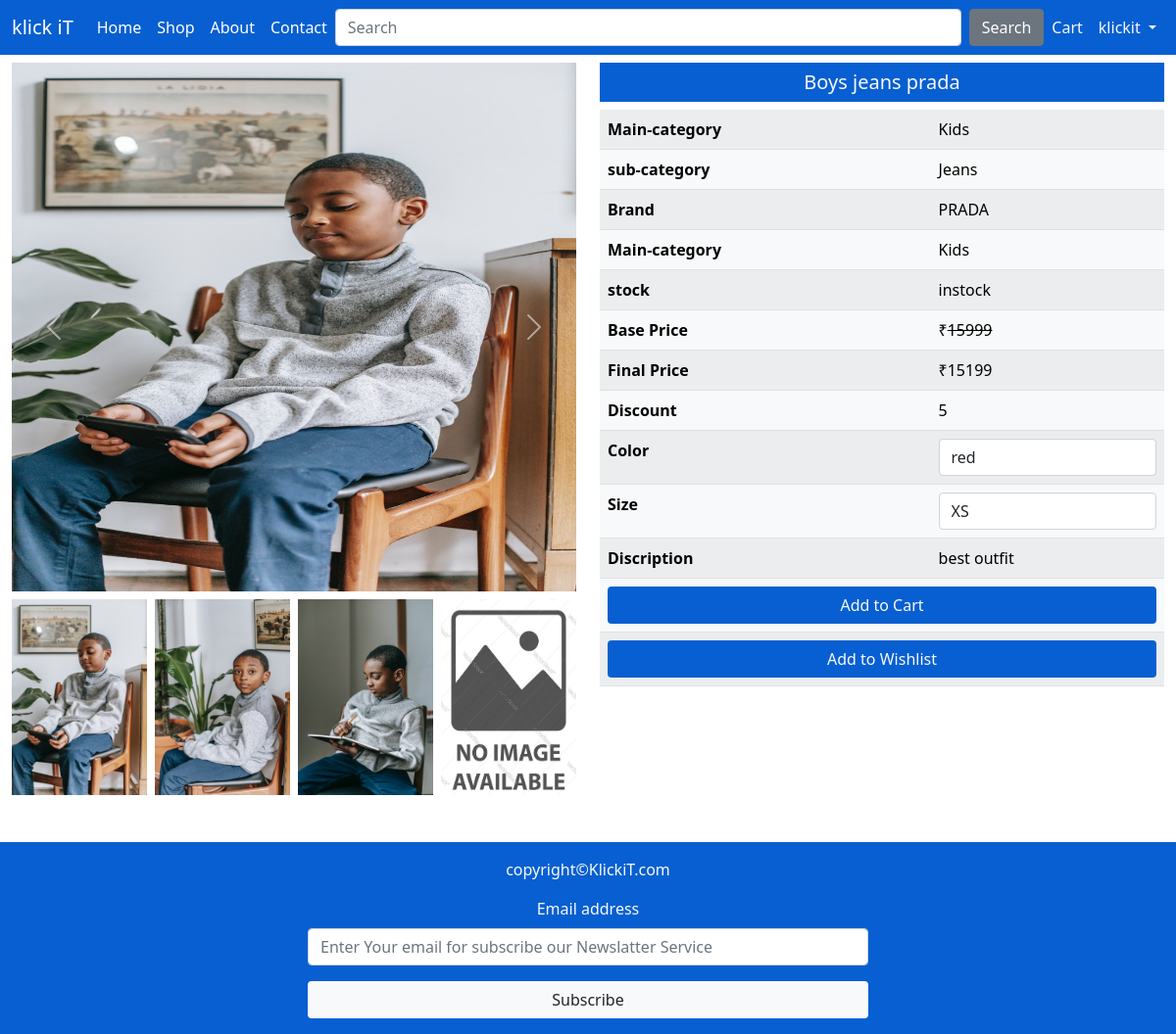
The page /single-product-page/9/ (signed in) on the database its author committed.
### mainapp/models.py (models this page shows, shortened)
class Product(models.Model):
    id = models.AutoField(primary_key=True)
    name =  models.CharField(max_length=20)
    maincategory = models.ForeignKey(Maincategory,on_delete=models.CASCADE)
    subcategory = models.ForeignKey(Subcategory, on_delete=models.CASCADE)
    brand = models.ForeignKey(Brand,on_delete=models.CASCADE)
    baseprice = models.IntegerField()
    discount = models.IntegerField()
    finalprice = models.IntegerField()
    size = models.CharField(max_length=10)
    color = models.CharField(max_length=100)
    description = models.TextField()
    stock =  models.CharField(max_length=20 , default="In stock")
    pic1 = models.ImageField("image1", default="noimage.jpg",null=True,blank=True)
    pic2 = models.ImageField("image2", default="noimage.jpg",null=True,blank=True)
    pic3 = models.ImageField("image3" ,default="noimage.jpg",null=True,blank=True)
    pic4 = models.ImageField("image4" ,  default="noimage.jpg",null=True,blank=True)

class Maincategory(models.Model):
    id = models.AutoField(primary_key=True)
    name = models.CharField(max_length=15)
    def __str__(self):
        return self.name

class Subcategory(models.Model):
    id = models.AutoField(primary_key=True)
    name =  models.CharField(max_length=20)
    def __str__(self):
        return self.name

class Brand(models.Model):
    id = models.AutoField(primary_key=True)
    name =  models.CharField(max_length=20)
    def __str__(self):
        return self.name

### mainapp/views.py (the view)
# urls.py: path('single-product-page/<int:num>/', views.singleproductpage),
def singleproductpage(request, num):
    product = Product.objects.get(id=num)
    color = product.color.split(",")
    color = color[:-1]
    size = product.size.split(",")
    size = size[:-1]
    return render(request, "singleproductpage.html", {"product": product, "color": color, "size": size})

### mainapp/templates/singleproductpage.html (shortened to what this page needs)
{% extends 'home.html' %} {% load static %}  {% block body %}
<div class="container-fluid mt-2">
  <div class="row">
    <div class="col-xxl-6 col-xl-6 col-lg-6 col-md-6 col-sm-6 col-12">
      <div
        id="carouselExampleFade"
        class="carousel slide carousel-fade"
        data-bs-ride="carousel"
      >
        <div class="carousel-inner">
          <div class="carousel-item active">
            <img
              src="{{product.pic1.url}}"
              height="540px"
              class="d-block w-100"
            />
          </div>
          <button
            class="carousel-control-prev"
            type="button"
            data-bs-target="#carouselExampleFade"
            data-bs-slide="prev"
          >
            <span class="carousel-control-prev-icon" aria-hidden="true"></span>
          </button>
          <button
            class="carousel-control-next"
            type="button"
            data-bs-target="#carouselExampleFade"
            data-bs-slide="next"
          >
            <span class="carousel-control-next-icon" aria-hidden="true"></span>
          </button>
        </div>
        <div class="mt-2 d-flex justify-content-between">
          <img src="{{product.pic1.url}}" height="200px" width="24%" />
          <img src="{{product.pic2.url}}" height="200px" width="24%" />
          <img src="{{product.pic3.url}}" height="200px" width="24%" />
          <img src="{{product.pic4.url}}" height="200px" width="24%" />
        </div>
      </div>
    </div>
    <div class="col-xxl-6 col-xl-6 col-lg-6 col-md-6 col-sm-12 col-12">
      <h5 class="background text-light text-center p-2">{{product.name}}</h5>
      <table class="table table-light table-striped table-hover">
        <tr>
          <th>Main-category</th>
          <td>{{product.maincategory}}</td>
        </tr>
        <tr>
          <th>sub-category</th>
          <td>{{product.subcategory}}</td>
        </tr>
        <tr>
          <th>Brand</th>
          <td>{{product.brand}}</td>
        </tr>
        <tr>
          <th>Main-category</th>
          <td>{{product.maincategory}}</td>
        </tr>
        <tr>
          <th>stock</th>
          <td>{{product.stock}}</td>
        </tr>
        <tr>
          <th>Base Price</th>
          <td>&#8377;<del>{{product.baseprice}}</del></td>
        </tr>
        <tr>
          <th>Final Price</th>
          <td>&#8377;{{product.finalprice}}</td>
        </tr>
        <tr>
          <th>Discount</th>
          <td>{{product.discount}}</td>
        </tr>
        <form action="/add-to-cart/" method="post">
          <tr>
            <th>Color</th>
            <td>
              <select name="color" class="form-control">
                {% for i in color %}
                <option value="{{i}}">{{i}}</option>
                {% endfor %}
              </select>
            </td>
          </tr>
          <tr>
            <th>Size</th>
            <td>
              <select name="size" class="form-control">
                {% for i in size %}
                <option value="{{i}}">{{i}}</option>
                {% endfor %}
              </select>
            </td>
          </tr>
          <tr>
            <th>Discription</th>
            <td>{{product.description}}</td>
          </tr>
          <tr>
            <th colspan="2">
              <button type="submit" class="btn background text-light w-100">Add to Cart</a>
            </th>
          </tr>
        </form>
        <tr>
          <th colspan="2">
            <a
              href="/add-to-wishlist/{{product.id}}/"
              class="btn background text-light w-100"
              >Add to Wishlist</a
            >
          </th>
        </tr>
      </table>
    </div>
  </div>
</div>
{% endblock body %}

### mainapp/templates/home.html (shortened to what this page needs)
{% load static %}
<!DOCTYPE html>
<html lang="en">
<head>
  <link href="https://cdn.jsdelivr.net/npm/bootstrap@5.1.3/dist/css/bootstrap.min.css" rel="stylesheet"
 />
  <link rel="stylesheet" href="{% static 'css/background.css'%}" />
  <link rel="stylesheet" href="https://cdnjs.cloudflare.com/ajax/libs/font-awesome/4.7.0/css/font-awesome.min.css" />
</head>
<body>
  <nav class="navbar navbar-expand-lg navbar-dark background">
    <div class="container-fluid mr-2 ml-2">
      <a class="navbar-brand " href="/"> klick iT</a>
      <div class="collapse navbar-collapse" id="navbarSupportedContent">
        <ul class="navbar-nav me-auto mb-2 mb-lg-0">
          <li class="nav-item">
            <a class="nav-link active" aria-current="page" href="/">Home</a>
          </li>
          <li class="nav-item">
            <a class="nav-link active" href="/shop/All/All/All/">Shop</a>
          </li>
          <li class="nav-item">
            <a class="nav-link active" href="#">About</a>
          </li>
          <li class="nav-item">
            <a class="nav-link active" href="/contact/">Contact</a>
          </li>
        </ul>
        <form class="d-flex w-100" method="post" action="/shop/All/All/All/">
          <input class="form-control me-2" type="search" placeholder="Search" aria-label="Search" name="search" />
          <button class="btn btn-secondary" type="submit">Search</button>
        </form>
        <ul class="navbar-nav me-auto me-2 me-lg-0">
          <li class="nav-item">
            <a class="nav-link text-light text-center" aria-current="page" href="/cart/">Cart</a>
          </li>
          {% if request.user.is_authenticated %}
          <li class="nav-item dropdown">
            <a class="nav-link dropdown-toggle text-center text-light" href="#" role="button" data-bs-toggle="dropdown"
              aria-expanded="false">
              {{request.user}}
            </a>
          </li>
          {% else %}
          <li class="nav-item">
            <a class="nav-link text-light" href="/login/">Login</a>
          </li>
          {% endif %}
        </ul>
      </div>
    </div>
  </nav>
  {% block body %}{% endblock body %}
  <footer class="background p-3 text-light text-center mt-5">
    <p>copyright&copy;KlickiT.com</p>
    <div class="row">
      <div class="col-md-3 col-sm-12 col-12"></div>
      <div class="col-md-6 col-sm-12 col-12">
        <form action="/" method="post">
          <div class="mb-3">
            <label for="email" class="form-label">Email address</label>
            <input type="email" name="email" class="form-control" id="email"
              placeholder="Enter Your email for subscribe our Newslatter Service " />
          </div>
          <button type="submit" class="btn bg-light w-100">Subscribe</button>
        </form>
      </div>
    </div>
  </footer>
</body>
</html>

### mainapp/static/css/background.css (style rules this page uses)
.background { background-color: rgb(8, 95, 209); }

### rows shown on the page
Product: pic1 (picture), pic2 (picture), pic3 (picture), pic4 (placeholder picture), name "Boys jeans prada", maincategory "Kids", subcategory "Jeans", brand "PRADA", stock "instock", baseprice "15999", finalprice "15199", discount "5", description "best outfit"

### other values the page prints
{{ request.user }} "klickit"
form field color "red"
form field size "XS"
